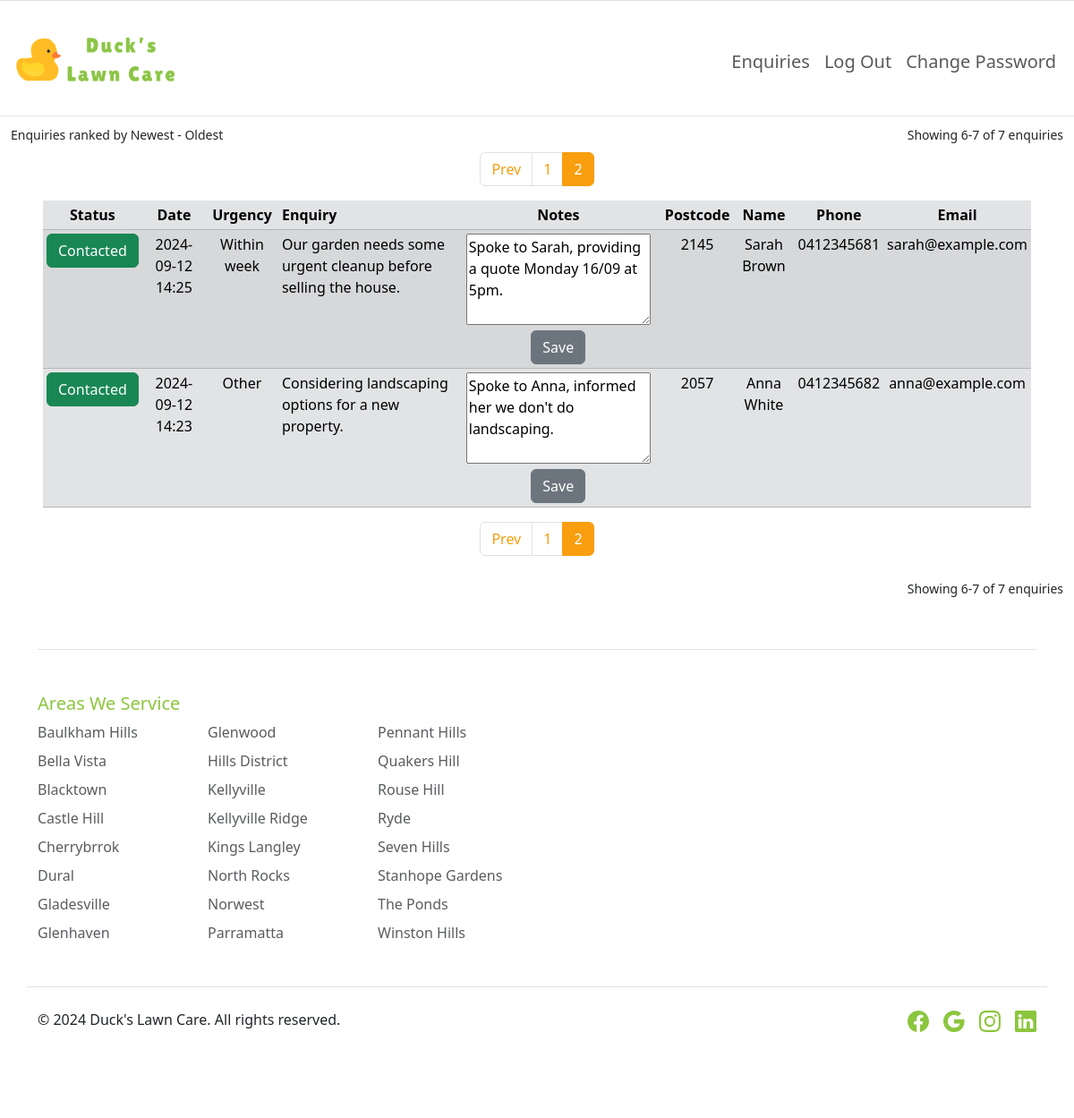
Page /staff?page=2 (signed in) on the committed database.
### tables this page shows
CREATE TABLE enquiries (id INTEGER PRIMARY KEY AUTOINCREMENT NOT NULL,urgency TEXT,postcode INTEGER NOT NULL,message TEXT NOT NULL,name TEXT NOT NULL,email TEXT NOT NULL,phone TEXT NOT NULL,date TEXT,status TEXT NOT NULL DEFAULT 'Not Contacted' CHECK (status IN('Not Contacted', 'Contacted')),notes TEXT,user_id INTEGER,FOREIGN KEY (user_id) REFERENCES users(id));

### app.py (the view)
@app.route("/staff")
@login_required
def staff():
    page = request.args.get('page', 1, type=int)
    per_page = 5
    offset = (page - 1) * per_page
    user_id = session.get("user_id")
    rows = db.execute(
        "SELECT * FROM enquiries WHERE user_id = ? ORDER BY date DESC LIMIT ? OFFSET ?", user_id, per_page, offset)
    total_rows_info = db.execute("SELECT COUNT (*) FROM enquiries WHERE user_id = ?", user_id)
    total_rows = total_rows_info[0]['COUNT (*)']
    total_pages = math.ceil(total_rows / per_page)
    start = offset + 1
    end = min(offset + per_page, total_rows)
    current_time = datetime.now()
    enquiries = []
    for n in rows:
        enquiry_date = datetime.strptime(n['date'], '%Y-%m-%d %H:%M')
        time_diff = current_time - enquiry_date
        days = time_diff.days
        hours = time_diff.seconds // 3600
        n['age'] = f"{days} days, {hours} hours"
        enquiries.append({
            "age": n['age'],
            "date": n['date'],
            "email": n['email'],
            "id": n['id'],
            "message": n['message'],
            "name": n['name'],
            "notes": n['notes'],
            "phone": n['phone'],
            "postcode": n['postcode'],
            "status": n['status'],
            "urgency": n['urgency'],
        })
    return render_template("staff.html", enquiries=enquiries, page=page, total_pages=total_pages, start=start, end=end, total_rows=total_rows)

### app.py (called while the page is built)
def login_required(f):
    @wraps(f)
    def decorated_function(*args, **kwargs):
        if session.get("user_id") is None:
            return redirect("/login")
        return f(*args, **kwargs)
    return decorated_function

@app.after_request
def after_request(response):
    response.headers["Cache-Control"] = "no-cache, no-store, must-revalidate"
    response.headers["Expires"] = 0
    response.headers["Pragma"] = "no-cache"
    return response

### templates/staff.html (shortened to what this page needs)
{% extends "layout.html" %}
{% block main %}
    <div class="container-fluid my-2" style="border:0px;border-style:solid;white:">
        <div class="row">
            <div class="col col-lg-5 text-start" style="border:0px;border-style:solid;white:">
                <small>Enquiries ranked by Newest - Oldest</small>
            </div>
            <div class="col-lg-2" style="border:0px;border-style:solid;white:"></div>
            <div class="col col-lg-5 text-end" style="border:0px;border-style:solid;white:">
                <small>Showing {{ start }}-{{ end }} of {{ total_rows }} enquiries</small>
            </div>
        </div>
    </div>
    <div class="container-fluid">
        <nav aria-label="Page navigation enquiries">
            <ul class="pagination justify-content-center" id="primary">
                {% if page > 1 %}
                    <li class="page-item">
                        <a class="page-link" href="{{ url_for('staff', page=page-1) }}" aria-label="Previous">
                            <span aria-hidden="true">Prev</span>
                        </a>
                    </li>
                {% endif %}
                {% for n in range(1, total_pages + 1) %}
                    <li class="page-item {% if n == page %}active{% endif %}">
                        <a class="page-link" href="{{ url_for('staff', page=n) }}">{{ n }}</a>
                    </li>
                {% endfor %}
            </ul>
        </nav>
    </div>
    <div class="table-responsive mx-5">
        <table class="table-sm table table-striped table-hover mx-auto">
            <thead class="table-secondary">
                <tr class="table-secondary">
                    <th class="table-secondary">Status</th>
                    <th class="table-secondary">Date</th>
                    <th class="table-secondary">Urgency</th>
                    <th class="table-secondary text-start">Enquiry</th>
                    <th class="table-secondary">Notes</th>
                    <th class="table-secondary">Postcode</th>
                    <th class="table-secondary">Name</th>
                    <th class="table-secondary">Phone</th>
                    <th class="table-secondary">Email</th>
                </tr>
            </thead>
            {% for n in enquiries %}
                <tr class="table-secondary" id="row-{{ n.id }}">
                    <td class="table-secondary">
                        {% if n.status == 'Contacted' %}
                            <button class="btn btn-success" onclick="updateStatus({{ n.id }}, '{{ n.status }}')">Contacted</button>
                        {% else %}
                            <button class="btn btn-secondary" onclick="updateStatus({{ n.id }}, '{{ n.status }}')">Not Contacted</button>
                        {% endif %}
                    </td>
                    <td class="table-secondary" id="date-cell-{{ n.id }}">
                        {{ n.date }}
                    </td>
                    <td class="table-secondary">{{ n.urgency }}</td>
                    <td class="table-secondary text-start">{{ n.message }}</td>
                    <td class="table-secondary">
                        <textarea id="note-input-{{ n.id }}" rows="4" placeholder="">{{ n.notes }}</textarea>
                        <button class="btn btn-secondary" onclick="saveNote({{ n.id }})">Save</button>
                    </td>
                    <td class="table-secondary">{{ n.postcode }}</td>
                    <td class="table-secondary">{{ n.name }}</td>
                    <td class="table-secondary">{{ n.phone }}</td>
                    <td class="table-secondary">{{ n.email }}</td>
                </tr>
            {% endfor %}
        </table>
        <div class="container-fluid">
            <nav aria-label="Page navigation enquiries">
                <ul class="pagination justify-content-center" id="primary">
                    {% if page > 1 %}
                        <li class="page-item">
                            <a class="page-link" href="{{ url_for('staff', page=page-1) }}" aria-label="Previous">
                                <span aria-hidden="true">Prev</span>
                            </a>
                        </li>
                    {% endif %}
                    {% for n in range(1, total_pages + 1) %}
                        <li class="page-item {% if n == page %}active{% endif %}">
                            <a class="page-link" href="{{ url_for('staff', page=n) }}">{{ n }}</a>
                        </li>
                    {% endfor %}
                </ul>
            </nav>
        </div>
    </div>
    <div class="container-fluid my-2" style="border:0px;border-style:solid;white:">
        <div class="row">
            <div class="col col-lg-5 text-start" style="border:0px;border-style:solid;white:">
            </div>
            <div class="col-lg-2" style="border:0px;border-style:solid;white:"></div>
            <div class="col col-lg-5 text-end" style="border:0px;border-style:solid;white:">
                <small>Showing {{ start }}-{{ end }} of {{ total_rows }} enquiries</small>
            </div>
        </div>
    </div>
{% endblock %}

### static/styles.css (style rules this page uses)
#primary { color: #8cc63e; }
.page-link { --bs-pagination-color: #f89e0f; }
.active>.page-link, .page-link.active { --bs-pagination-active-color: white; --bs-pagination-active-bg: #f89e0f; --bs-pagination-active-border-color: #f89e0f; }
[data-bs-theme=light] .pagination { --bs-pagination-hover-color: #323232; --bs-pagination-focus-color: #323232; }

### rows in the picture
enquiries: date "2024-09-12 14:25", urgency "Within week", message "Our garden needs some urgent cleanup before selling the house.", id "Spoke to Sarah, providing a quote Monday 16/09 at 5pm.", postcode "2145", name "Sarah Brown", phone "0412345681", email "sarah@example.com"
enquiries: date "2024-09-12 14:23", urgency "Other", message "Considering landscaping options for a new property.", id "Spoke to Anna, informed her we don't do landscaping.", postcode "2057", name "Anna White", phone "0412345682", email "anna@example.com"

### other values in the picture
{{ start }} "6"
{{ end }} "7"
{{ total_rows }} "7"
{{ n }} "1" "2"
